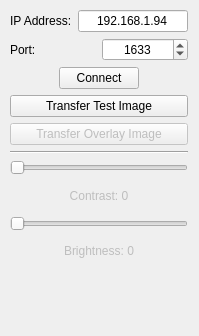
<?xml version="1.0" encoding="UTF-8"?>
<ui version="4.0">
 <class>MainWindow</class>
 <widget class="QMainWindow" name="MainWindow">
  <property name="geometry">
   <rect>
    <x>0</x>
    <y>0</y>
    <width>199</width>
    <height>336</height>
   </rect>
  </property>
  <property name="minimumSize">
   <size>
    <width>199</width>
    <height>193</height>
   </size>
  </property>
  <property name="windowTitle">
   <string>MainWindow</string>
  </property>
  <widget class="QWidget" name="centralwidget">
   <widget class="QWidget" name="layoutWidget">
    <property name="geometry">
     <rect>
      <x>10</x>
      <y>10</y>
      <width>178</width>
      <height>255</height>
     </rect>
    </property>
    <layout class="QVBoxLayout" name="verticalLayout_5">
     <item>
      <layout class="QVBoxLayout" name="verticalLayout_2">
       <item>
        <layout class="QVBoxLayout" name="verticalLayout">
         <item>
          <layout class="QHBoxLayout" name="horizontalLayout">
           <item>
            <widget class="QLabel" name="lblIP">
             <property name="text">
              <string>IP Address:</string>
             </property>
            </widget>
           </item>
           <item>
            <widget class="QLineEdit" name="txtIP">
             <property name="inputMask">
              <string/>
             </property>
             <property name="text">
              <string>192.168.1.94</string>
             </property>
             <property name="alignment">
              <set>Qt::AlignCenter</set>
             </property>
            </widget>
           </item>
          </layout>
         </item>
         <item>
          <layout class="QHBoxLayout" name="horizontalLayout_2">
           <item>
            <widget class="QLabel" name="lblPort">
             <property name="text">
              <string>Port:</string>
             </property>
            </widget>
           </item>
           <item>
            <widget class="QSpinBox" name="sbPort">
             <property name="alignment">
              <set>Qt::AlignCenter</set>
             </property>
             <property name="minimum">
              <number>1</number>
             </property>
             <property name="maximum">
              <number>65535</number>
             </property>
             <property name="value">
              <number>1633</number>
             </property>
            </widget>
           </item>
          </layout>
         </item>
        </layout>
       </item>
       <item>
        <layout class="QHBoxLayout" name="horizontalLayout_3">
         <item>
          <spacer name="horizontalSpacer">
           <property name="orientation">
            <enum>Qt::Horizontal</enum>
           </property>
           <property name="sizeHint" stdset="0">
            <size>
             <width>40</width>
             <height>20</height>
            </size>
           </property>
          </spacer>
         </item>
         <item>
          <widget class="QPushButton" name="btnConnect">
           <property name="text">
            <string>Connect</string>
           </property>
          </widget>
         </item>
         <item>
          <spacer name="horizontalSpacer_2">
           <property name="orientation">
            <enum>Qt::Horizontal</enum>
           </property>
           <property name="sizeHint" stdset="0">
            <size>
             <width>40</width>
             <height>20</height>
            </size>
           </property>
          </spacer>
         </item>
        </layout>
       </item>
      </layout>
     </item>
     <item>
      <widget class="QPushButton" name="transferTestImage">
       <property name="enabled">
        <bool>true</bool>
       </property>
       <property name="text">
        <string>Transfer Test Image</string>
       </property>
      </widget>
     </item>
     <item>
      <widget class="QPushButton" name="transferOverlayImage">
       <property name="enabled">
        <bool>false</bool>
       </property>
       <property name="text">
        <string>Transfer Overlay Image</string>
       </property>
      </widget>
     </item>
     <item>
      <widget class="Line" name="line">
       <property name="orientation">
        <enum>Qt::Horizontal</enum>
       </property>
      </widget>
     </item>
     <item>
      <layout class="QVBoxLayout" name="verticalLayout_4">
       <item>
        <layout class="QVBoxLayout" name="verticalLayout_6">
         <item>
          <widget class="QSlider" name="sliderContrastValue">
           <property name="enabled">
            <bool>false</bool>
           </property>
           <property name="orientation">
            <enum>Qt::Horizontal</enum>
           </property>
          </widget>
         </item>
         <item>
          <widget class="QLabel" name="lblContrastValue">
           <property name="enabled">
            <bool>false</bool>
           </property>
           <property name="text">
            <string>Contrast: 0</string>
           </property>
           <property name="alignment">
            <set>Qt::AlignCenter</set>
           </property>
          </widget>
         </item>
        </layout>
       </item>
       <item>
        <layout class="QVBoxLayout" name="verticalLayout_3">
         <item>
          <widget class="QSlider" name="sliderBrightnessValue">
           <property name="enabled">
            <bool>false</bool>
           </property>
           <property name="orientation">
            <enum>Qt::Horizontal</enum>
           </property>
          </widget>
         </item>
         <item>
          <widget class="QLabel" name="lblBrightnessValue">
           <property name="enabled">
            <bool>false</bool>
           </property>
           <property name="text">
            <string>Brightness: 0</string>
           </property>
           <property name="alignment">
            <set>Qt::AlignCenter</set>
           </property>
          </widget>
         </item>
        </layout>
       </item>
      </layout>
     </item>
    </layout>
   </widget>
  </widget>
 </widget>
 <resources/>
 <connections/>
</ui>
